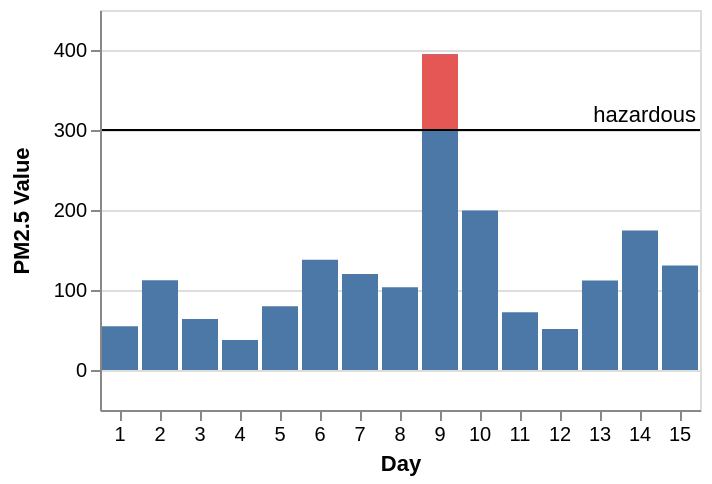

Express this chart as Vega-Lite.
### Vega specification from a JSON file in a GitHub repository (floating-point values rounded to 4 significant figures)
{"$schema": "https://vega.github.io/schema/vega/v4.json", "description": "The PM2.5 value of Beijing observed 15 days, highlighting the days when PM2.5 level is hazardous to human health. Data source https://chartaccent.github.io/chartaccent.html", "autosize": "pad", "padding": 5, "height": 200, "style": "cell", "data": [{"name": "source_0", "values": [{"Day": 1, "Value": 54.8}, {"Day": 2, "Value": 112.1}, {"Day": 3, "Value": 63.6}, {"Day": 4, "Value": 37.6}, {"Day": 5, "Value": 79.7}, {"Day": 6, "Value": 137.9}, {"Day": 7, "Value": 120.1}, {"Day": 8, "Value": 103.3}, {"Day": 9, "Value": 394.8}, {"Day": 10, "Value": 199.5}, {"Day": 11, "Value": 72.3}, {"Day": 12, "Value": 51.1}, {"Day": 13, "Value": 112}, {"Day": 14, "Value": 174.5}, {"Day": 15, "Value": 130.5}]}, {"name": "source_1", "values": [{"ThresholdValue": 300, "Threshold": "hazardous"}]}, {"name": "data_1", "source": "source_0", "transform": [{"type": "filter", "expr": "datum.Value >= 300"}, {"type": "formula", "expr": "300", "as": "baseline"}]}], "signals": [{"name": "x_step", "value": 20}, {"name": "width", "update": "bandspace(domain('x').length, 0.1, 0.05) * x_step"}], "marks": [{"name": "layer_0_layer_0_marks", "type": "rect", "style": ["bar"], "from": {"data": "source_0"}, "encode": {"update": {"fill": [{"test": "datum[\"Value\"] === null || isNaN(datum[\"Value\"])", "value": null}, {"value": "#4c78a8"}], "tooltip": {"signal": "{\"Day\": ''+datum[\"Day\"], \"Value\": format(datum[\"Value\"], \"\")}"}, "x": {"scale": "x", "field": "Day"}, "width": {"scale": "x", "band": true}, "y": {"scale": "y", "field": "Value"}, "y2": {"scale": "y", "value": 0}}}}, {"name": "layer_0_layer_1_marks", "type": "rect", "style": ["bar"], "from": {"data": "data_1"}, "encode": {"update": {"fill": [{"test": "datum[\"baseline\"] === null || isNaN(datum[\"baseline\"])", "value": null}, {"value": "#e45755"}], "tooltip": {"signal": "{\"Day\": ''+datum[\"Day\"], \"baseline\": format(datum[\"baseline\"], \"\"), \"Value\": format(datum[\"Value\"], \"\")}"}, "x": {"scale": "x", "field": "Day"}, "width": {"scale": "x", "band": true}, "y": {"scale": "y", "field": "baseline"}, "y2": {"scale": "y", "field": "Value"}}}}, {"name": "layer_1_layer_0_marks", "type": "rule", "style": ["rule"], "from": {"data": "source_1"}, "encode": {"update": {"stroke": [{"test": "datum[\"ThresholdValue\"] === null || isNaN(datum[\"ThresholdValue\"])", "value": null}, {"value": "black"}], "tooltip": {"signal": "{\"ThresholdValue\": format(datum[\"ThresholdValue\"], \"\")}"}, "x": {"value": 0}, "y": {"scale": "y", "field": "ThresholdValue"}, "x2": {"field": {"group": "width"}}}}}, {"name": "layer_1_layer_1_marks", "type": "text", "style": ["text"], "from": {"data": "source_1"}, "encode": {"update": {"align": {"value": "right"}, "dx": {"value": -2}, "dy": {"value": -4}, "fill": [{"test": "datum[\"ThresholdValue\"] === null || isNaN(datum[\"ThresholdValue\"])", "value": null}, {"value": "black"}], "tooltip": {"signal": "{\"PM2.5 Value\": format(datum[\"ThresholdValue\"], \"\"), \"Threshold\": ''+datum[\"Threshold\"]}"}, "x": {"field": {"group": "width"}}, "y": {"scale": "y", "field": "ThresholdValue"}, "text": {"signal": "''+datum[\"Threshold\"]"}}}}], "scales": [{"name": "x", "type": "band", "domain": {"fields": [{"data": "source_0", "field": "Day"}, {"data": "data_1", "field": "Day"}], "sort": true}, "range": {"step": {"signal": "x_step"}}, "paddingInner": 0.1, "paddingOuter": 0.05}, {"name": "y", "type": "linear", "domain": {"fields": [{"data": "source_0", "field": "Value"}, {"data": "data_1", "field": "baseline"}, {"data": "data_1", "field": "Value"}, {"data": "source_1", "field": "ThresholdValue"}]}, "range": [{"signal": "height"}, 0], "nice": true, "zero": true, "padding": 5}], "axes": [{"scale": "x", "orient": "bottom", "grid": false, "title": "Day", "labelAngle": 0, "labelAlign": "center", "labelBaseline": "top", "labelOverlap": true, "zindex": 1}, {"scale": "y", "orient": "left", "grid": false, "title": "PM2.5 Value", "labelOverlap": true, "tickCount": {"signal": "ceil(height/40)"}, "zindex": 1}, {"scale": "y", "orient": "left", "gridScale": "x", "grid": true, "tickCount": {"signal": "ceil(height/40)"}, "domain": false, "labels": false, "maxExtent": 0, "minExtent": 0, "ticks": false, "zindex": 0}], "config": {"axisY": {"minExtent": 30}}}
